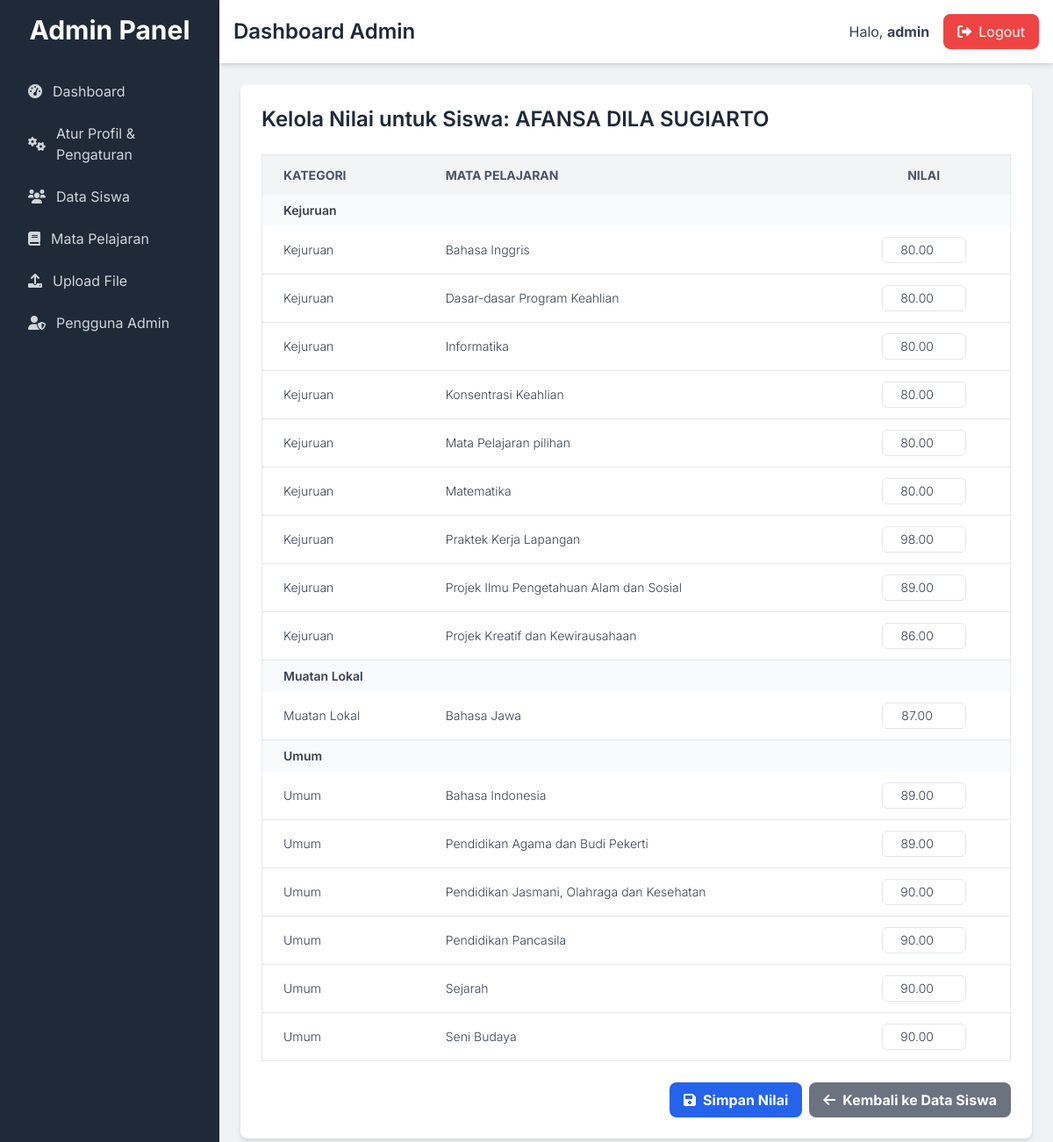
/admin/manage_grades.php?student_id=1 (signed in), run on the app's committed database.
### tables this page shows
CREATE TABLE `subjects` (
  `id` int NOT NULL,
  `subject_name` varchar(100) NOT NULL,
  `category` varchar(50) NOT NULL
);

### admin/manage_grades.php (the view, shortened to what this page needs)
<?php
include_once 'includes/header.php';
$student_id = $_GET['student_id'];
$student_name = '';
$sql_student = "SELECT full_name FROM students WHERE id = ?";
if ($stmt = mysqli_prepare($conn, $sql_student)) {
    mysqli_stmt_bind_param($stmt, "i", $student_id);
    if (mysqli_stmt_execute($stmt)) {
        mysqli_stmt_store_result($stmt);
        if (mysqli_stmt_num_rows($stmt) == 1) {
            mysqli_stmt_bind_result($stmt, $student_name);
        } else {
            $error_message = "Siswa tidak ditemukan.";
        }
    }
}
$subjects_with_grades = [];
$sql_subjects_grades = "SELECT s.id AS subject_id, s.subject_name, s.category,
                               COALESCE(g.grade_value, 0) AS grade_value
                        FROM subjects s
                        LEFT JOIN grades g ON s.id = g.subject_id AND g.student_id = ?
                        ORDER BY s.category, s.subject_name";
if ($stmt_sg = mysqli_prepare($conn, $sql_subjects_grades)) {
    mysqli_stmt_bind_param($stmt_sg, "i", $student_id);
    if (mysqli_stmt_execute($stmt_sg)) {
        $result_sg = mysqli_stmt_get_result($stmt_sg);
        while ($row_sg = mysqli_fetch_assoc($result_sg)) {
            $subjects_with_grades[] = $row_sg;
        }
    }
}
?>
<div class="card p-6">
    <h3 class="text-2xl font-semibold text-gray-800 mb-6">Kelola Nilai untuk Siswa: <?php echo htmlspecialchars($student_name); ?></h3>
    <form action="<?php echo htmlspecialchars($_SERVER["PHP_SELF"]) . '?student_id=' . $student_id; ?>" method="post">
        <div class="overflow-x-auto mb-6">
            <table class="min-w-full bg-white border border-gray-200 rounded-lg">
                <thead>
                    <tr class="bg-gray-100 text-gray-600 uppercase text-sm leading-normal">
                        <th class="py-3 px-6 text-left">Kategori</th>
                        <th class="py-3 px-6 text-left">Mata Pelajaran</th>
                        <th class="py-3 px-6 text-center">Nilai</th>
                    </tr>
                </thead>
                <tbody class="text-gray-700 text-sm font-light">
                    <?php if (count($subjects_with_grades) > 0): ?>
                        <?php
                        $current_category = '';
                        foreach ($subjects_with_grades as $item):
                            if ($current_category != $item['category']) {
                                $current_category = $item['category'];
                                echo '<tr class="bg-gray-50"><td colspan="3" class="py-2 px-6 font-semibold">' . htmlspecialchars($current_category) . '</td></tr>';
                            }
                        ?>
                        <tr class="border-b border-gray-200 hover:bg-gray-50">
                            <td class="py-3 px-6 text-left"><?php echo htmlspecialchars($item['category']); ?></td>
                            <td class="py-3 px-6 text-left"><?php echo htmlspecialchars($item['subject_name']); ?></td>
                            <td class="py-3 px-6 text-center">
                                <input type="number" step="0.01" min="0" max="100" name="grades[<?php echo $item['subject_id']; ?>]" value="<?php echo htmlspecialchars($item['grade_value']); ?>" class="w-24 text-center border rounded-md py-1 px-2 focus:outline-none focus:ring-2 focus:ring-blue-500">
                            </td>
                        </tr>
                        <?php endforeach; ?>
                    <?php else: ?>
                        <tr>
                            <td colspan="3" class="py-3 px-6 text-center text-gray-500">Tidak ada mata pelajaran yang terdaftar. Silakan tambahkan mata pelajaran terlebih dahulu.</td>
                        </tr>
                    <?php endif; ?>
                </tbody>
            </table>
        </div>
        <div class="flex items-center justify-end space-x-2">
            <button type="submit" class="bg-blue-600 hover:bg-blue-700 text-white font-bold py-2 px-4 rounded-lg focus:outline-none focus:shadow-outline transition duration-300 ease-in-out">
                <i class="fas fa-save mr-2"></i>Simpan Nilai
            </button>
            <a href="students.php" class="bg-gray-500 hover:bg-gray-600 text-white font-bold py-2 px-4 rounded-lg focus:outline-none focus:shadow-outline transition duration-300 ease-in-out">
                <i class="fas fa-arrow-left mr-2"></i>Kembali ke Data Siswa
            </a>
        </div>
    </form>
</div>
<?php
include_once 'includes/footer.php';
?>

### admin/includes/header.php (style rules this page uses)
body { font-family: 'Inter', sans-serif; background-color: #f0f2f5; }
.card { background-color: #fff; border-radius: 0.5rem; box-shadow: 0 4px 6px -1px rgba(0, 0, 0, 0.1), 0 2px 4px -1px rgba(0, 0, 0, 0.06); }

### data on the page
subjects: category "Kejuruan", subject_name "Bahasa Inggris", grade_value "80.00"
subjects: category "Kejuruan", subject_name "Dasar-dasar Program Keahlian", grade_value "80.00"
subjects: category "Kejuruan", subject_name "Informatika", grade_value "80.00"
subjects: category "Kejuruan", subject_name "Konsentrasi Keahlian", grade_value "80.00"
subjects: category "Kejuruan", subject_name "Mata Pelajaran pilihan", grade_value "80.00"
subjects: category "Kejuruan", subject_name "Matematika", grade_value "80.00"
subjects: category "Kejuruan", subject_name "Praktek Kerja Lapangan", grade_value "98.00"
subjects: category "Kejuruan", subject_name "Projek Ilmu Pengetahuan Alam dan Sosial", grade_value "89.00"
subjects: category "Kejuruan", subject_name "Projek Kreatif dan Kewirausahaan", grade_value "86.00"
subjects: category "Muatan Lokal", subject_name "Bahasa Jawa", grade_value "87.00"
subjects: category "Umum", subject_name "Bahasa Indonesia", grade_value "89.00"
subjects: category "Umum", subject_name "Pendidikan Agama dan Budi Pekerti", grade_value "89.00"
subjects: category "Umum", subject_name "Pendidikan Jasmani, Olahraga dan Kesehatan", grade_value "90.00"
subjects: category "Umum", subject_name "Pendidikan Pancasila", grade_value "90.00"
subjects: category "Umum", subject_name "Sejarah", grade_value "90.00"
subjects: category "Umum", subject_name "Seni Budaya", grade_value "90.00"

### other printed values
$_SESSION["username"] "admin"
$student_name "AFANSA DILA SUGIARTO"
